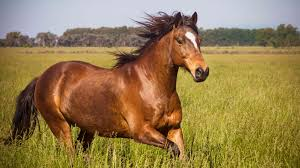
#> input picture horse.jpeg, 300 x 168 px, found by its file name
$ jupyter execute --allow-errors Histograms.ipynb   (shell and % lines are left out)
#> lines starting #> are read from the running program, lines starting #| are printed output that depends on the picture
[cell 1]
import cv2
import numpy as np
import matplotlib.pyplot as plt

[cell 2]
dark_horse   = cv2.imread('horse.jpeg') #ORIGINAL BGR OPENCV
#> dark_horse is the input picture: shape (168, 300, 3); mean B, G, R 79, 124.3, 149
show_horse   = cv2.cvtColor(dark_horse,cv2.COLOR_BGR2RGB) #CONVERTED TO RGB FOR SHOW

reinbow      = cv2.imread('reinbow.jpeg')
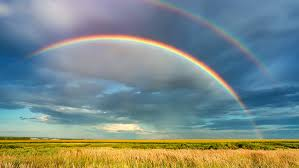
#> input picture reinbow.jpeg, 299 x 168 px, found by its file name
#> reinbow is the input picture: shape (168, 299, 3); mean B, G, R 135, 138.7, 122.8
show_reinbow = cv2.cvtColor(reinbow,cv2.COLOR_BGR2RGB)

bricks       = cv2.imread('bricks.jpeg')
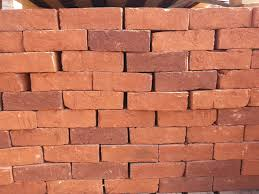
#> input picture bricks.jpeg, 259 x 194 px, found by its file name
#> bricks is the input picture: shape (194, 259, 3); mean B, G, R 89.2, 114.7, 192.1
show_bricks = cv2.cvtColor(bricks,cv2.COLOR_BGR2RGB)

[cell 3]
plt.imshow(show_horse)
plt.imshow(show_reinbow)
plt.imshow(show_bricks)
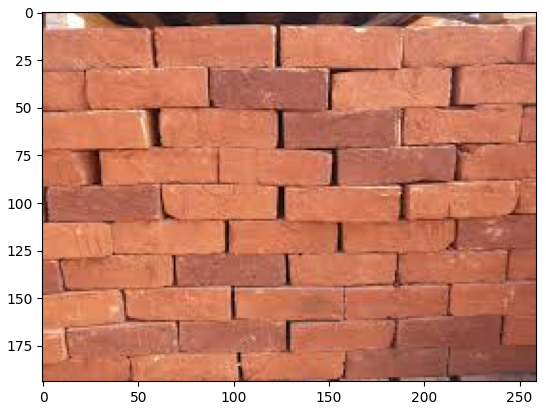
#> figure drawn by matplotlib, 1 panel

[cell 4]
#OPENCV BGR
#MASK PARAMETER IF YOU NEED A MASK IN A PARTICULLAR PART OF IMAGE>.
hist_values=cv2.calcHist([bricks],channels = [0],mask = None,histSize=[256],ranges=[0,256])
#> hist_values = 256 values, max 1452 at index 91, min 0 at index 216, mean 196.3

[cell 5]
hist_values.shape
#> Out = (256, 1)

[cell 6]
plt.plot(hist_values)
#> figure, not shown here; curve peaks at x = 91, y = 1452

#> (a cell that did not finish here is left out)

#> (a cell that did not finish here is left out)

[cell 9]
img = bricks

[cell 10]
color =('b','g','r')
for i,col in enumerate(color):
    hist = cv2.calcHist([img],[i],None,[256],[0,256])
    plt.plot(hist,color=col)
    plt.xlim([0,256])
plt.title('HISTOGRAM OF HORSE')
#> figure, not shown here; curve peaks at x = 91, y = 1452; curve peaks at x = 130, y = 1141; curve peaks at x = 215, y = 1074

[cell 11]
#HISTOGRAM EQULIZATION

[cell 12]
reinbow      = cv2.imread('reinbow.jpeg')
show_reinbow = cv2.cvtColor(reinbow,cv2.COLOR_BGR2RGB)

[cell 13]
img = reinbow

[cell 14]
img.shape
#> Out = (168, 299, 3)

[cell 15]
#CREATE A MASK
img.shape[:2]
#> Out = (168, 299)

[cell 16]
mask = np.zeros(img.shape[:2],np.uint8)

[cell 17]
#plt.imshow(mask,cmap='gray')
mask [40:60,50:200] = 255

[cell 18]
plt.imshow(mask,cmap='gray')

[cell 19]
plt.imshow(show_reinbow)

[cell 20]
masked_img = cv2.bitwise_and(img,img,mask=mask)
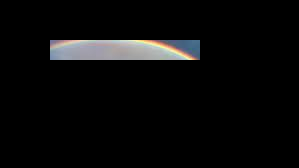
#> masked_img: shape (168, 299, 3); mean B, G, R 9.9, 9.7, 9.7

[cell 21]
show_masked_img = cv2.bitwise_and(show_reinbow,show_reinbow, mask=mask)

[cell 22]
plt.imshow(show_masked_img)

[cell 23]
# B G R
hist_mask_values = cv2.calcHist([reinbow],channels=[2],mask = mask ,histSize=[256],ranges=[0,256])
#> hist_mask_values = 256 values, max 116 at index 162, min 0 at index 0, mean 11.72

[cell 24]
hist_mask_red = cv2.calcHist([reinbow],channels=[2],mask = None ,histSize=[256],ranges=[0,256])
#> hist_mask_red = 256 values, max 583 at index 74, min 0 at index 0, mean 196.2

[cell 25]
plt.plot(hist_mask_red)
plt.title('RED HISTOGRAM FOR MASKED REINBOW')
#> figure, not shown here; curve peaks at x = 74, y = 583

[cell 26]
gorilla = cv2.imread('gorilla.jpeg',0)
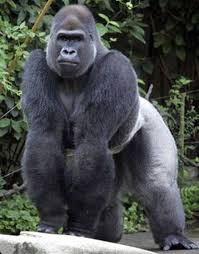
#> input picture gorilla.jpeg, 199 x 254 px, found by its file name
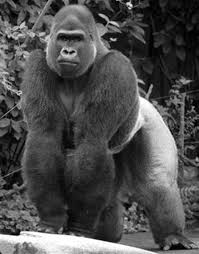
#> gorilla: shape (254, 199); min 0, max 255, mean 77.3

[cell 27]
def display_img(img , cmap=None):
    fig = plt.figure(figsize=(10,8))
    ax = fig.add_subplot(111)
    ax.imshow(img,cmap)

[cell 28]
display_img(gorilla,cmap='gray')

[cell 29]
gorilla.shape
#> Out = (254, 199)

[cell 30]
 #CREATE A HISTOGRAM AND EQUILIZED HISTOGRAM AND CALCULATE THE DIFFRENCE.

[cell 31]
hist_values = cv2.calcHist([gorilla],channels=[0],mask=None,histSize = [256],ranges =[0,256])
#> hist_values = 256 values, max 537 at index 27, min 21 at index 233, mean 197.4

[cell 32]
plt.plot(hist_values)
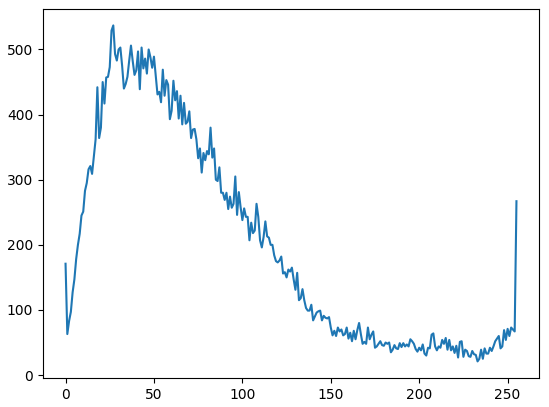
#> figure drawn by matplotlib, 1 panel; curve peaks at x = 27, y = 537

[cell 33]
eq_gorilla = cv2.equalizeHist(gorilla)
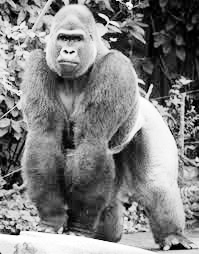
#> eq_gorilla: shape (254, 199); min 0, max 255, mean 127.9

[cell 34]
display(eq_gorilla)

[cell 35]
display_img(eq_gorilla,cmap='gray')

[cell 36]
hist_values = cv2.calcHist([eq_gorilla],channels=[0],mask=None,histSize = [256],ranges =[0,256])
#> hist_values = 256 values, max 537 at index 42, min 0 at index 9, mean 197.4

[cell 37]
plt.plot(hist_values)
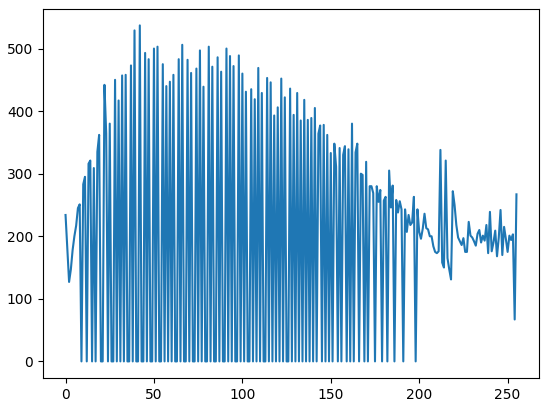
#> figure drawn by matplotlib, 1 panel; curve peaks at x = 42, y = 537

[cell 38]
color_gorilla = cv2.imread('gorilla.jpeg')
#> color_gorilla is the input picture: shape (254, 199, 3); mean B, G, R 77.4, 78.6, 74.8

[cell 39]
show_gorilla = cv2.cvtColor(color_gorilla,cv2.COLOR_BGR2RGB)

[cell 40]
plt.imshow(show_gorilla)

[cell 41]
hsv = cv2.cvtColor(color_gorilla,cv2.COLOR_BGR2HSV)
#> hsv: shape (254, 199, 3); mean H, S, V 82.6, 53.8, 84.3

[cell 42]
hsv[:,:,2].min()
#> Out = 0

[cell 43]
hsv[:,:,2] = cv2.equalizeHist(hsv[:,:,2])
#> hsv: shape (254, 199, 3); mean H, S, V 82.6, 53.8, 128.2

[cell 44]
equ_color_gorilla = cv2.cvtColor (hsv,cv2.COLOR_HSV2RGB)
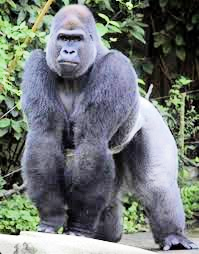
#> equ_color_gorilla: shape (254, 199, 3); mean R, G, B 112.4, 118.6, 117.2
